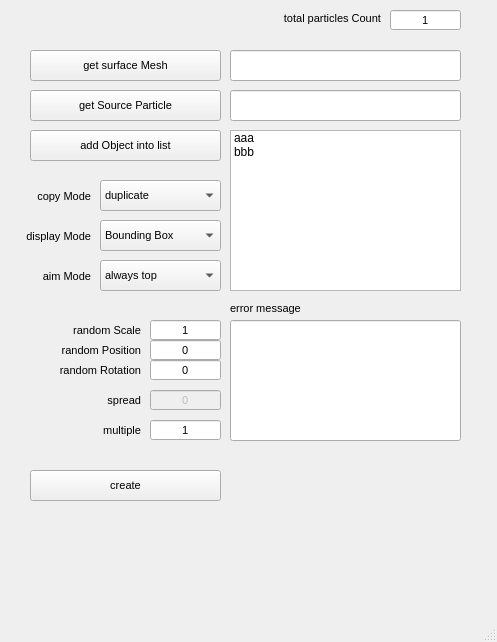
<?xml version="1.0" encoding="UTF-8"?>
<ui version="4.0">
 <class>MainWindow</class>
 <widget class="QMainWindow" name="MainWindow">
  <property name="geometry">
   <rect>
    <x>0</x>
    <y>0</y>
    <width>497</width>
    <height>642</height>
   </rect>
  </property>
  <property name="windowTitle">
   <string>MainWindow</string>
  </property>
  <widget class="QWidget" name="centralwidget">
   <widget class="QLineEdit" name="lineEdit_sourceParticle">
    <property name="geometry">
     <rect>
      <x>230</x>
      <y>90</y>
      <width>231</width>
      <height>31</height>
     </rect>
    </property>
   </widget>
   <widget class="QPushButton" name="pushButton_addObbject">
    <property name="geometry">
     <rect>
      <x>30</x>
      <y>130</y>
      <width>191</width>
      <height>31</height>
     </rect>
    </property>
    <property name="font">
     <font>
      <family>Arial</family>
      <pointsize>8</pointsize>
     </font>
    </property>
    <property name="text">
     <string>add Object into list</string>
    </property>
   </widget>
   <widget class="QListWidget" name="listWidget_objList">
    <property name="geometry">
     <rect>
      <x>230</x>
      <y>130</y>
      <width>231</width>
      <height>161</height>
     </rect>
    </property>
    <item>
     <property name="text">
      <string>aaa</string>
     </property>
    </item>
    <item>
     <property name="text">
      <string>bbb</string>
     </property>
    </item>
   </widget>
   <widget class="QPushButton" name="pushButton_getParticle">
    <property name="geometry">
     <rect>
      <x>30</x>
      <y>90</y>
      <width>191</width>
      <height>31</height>
     </rect>
    </property>
    <property name="font">
     <font>
      <family>Arial</family>
      <pointsize>8</pointsize>
     </font>
    </property>
    <property name="text">
     <string>get Source Particle</string>
    </property>
   </widget>
   <widget class="QLabel" name="label">
    <property name="geometry">
     <rect>
      <x>0</x>
      <y>322</y>
      <width>141</width>
      <height>16</height>
     </rect>
    </property>
    <property name="font">
     <font>
      <family>Arial</family>
      <pointsize>8</pointsize>
     </font>
    </property>
    <property name="text">
     <string>random Scale</string>
    </property>
    <property name="alignment">
     <set>Qt::AlignRight|Qt::AlignTrailing|Qt::AlignVCenter</set>
    </property>
   </widget>
   <widget class="QLineEdit" name="lineEdit_randomScale">
    <property name="geometry">
     <rect>
      <x>150</x>
      <y>320</y>
      <width>71</width>
      <height>20</height>
     </rect>
    </property>
    <property name="font">
     <font>
      <family>Arial</family>
      <pointsize>8</pointsize>
     </font>
    </property>
    <property name="text">
     <string>1</string>
    </property>
    <property name="alignment">
     <set>Qt::AlignCenter</set>
    </property>
   </widget>
   <widget class="QLineEdit" name="lineEdit_randomPosition">
    <property name="geometry">
     <rect>
      <x>150</x>
      <y>340</y>
      <width>71</width>
      <height>20</height>
     </rect>
    </property>
    <property name="font">
     <font>
      <family>Arial</family>
      <pointsize>8</pointsize>
     </font>
    </property>
    <property name="text">
     <string>0</string>
    </property>
    <property name="alignment">
     <set>Qt::AlignCenter</set>
    </property>
   </widget>
   <widget class="QLabel" name="label_2">
    <property name="geometry">
     <rect>
      <x>0</x>
      <y>342</y>
      <width>141</width>
      <height>16</height>
     </rect>
    </property>
    <property name="font">
     <font>
      <family>Arial</family>
      <pointsize>8</pointsize>
     </font>
    </property>
    <property name="text">
     <string>random Position</string>
    </property>
    <property name="alignment">
     <set>Qt::AlignRight|Qt::AlignTrailing|Qt::AlignVCenter</set>
    </property>
   </widget>
   <widget class="QLineEdit" name="lineEdit_Rotation">
    <property name="geometry">
     <rect>
      <x>150</x>
      <y>360</y>
      <width>71</width>
      <height>20</height>
     </rect>
    </property>
    <property name="font">
     <font>
      <family>Arial</family>
      <pointsize>8</pointsize>
     </font>
    </property>
    <property name="text">
     <string>0</string>
    </property>
    <property name="alignment">
     <set>Qt::AlignCenter</set>
    </property>
   </widget>
   <widget class="QLabel" name="label_3">
    <property name="geometry">
     <rect>
      <x>0</x>
      <y>362</y>
      <width>141</width>
      <height>16</height>
     </rect>
    </property>
    <property name="font">
     <font>
      <family>Arial</family>
      <pointsize>8</pointsize>
     </font>
    </property>
    <property name="text">
     <string>random Rotation</string>
    </property>
    <property name="alignment">
     <set>Qt::AlignRight|Qt::AlignTrailing|Qt::AlignVCenter</set>
    </property>
   </widget>
   <widget class="QLabel" name="label_4">
    <property name="geometry">
     <rect>
      <x>250</x>
      <y>10</y>
      <width>131</width>
      <height>16</height>
     </rect>
    </property>
    <property name="font">
     <font>
      <family>Arial</family>
      <pointsize>8</pointsize>
     </font>
    </property>
    <property name="text">
     <string>total particles Count</string>
    </property>
    <property name="alignment">
     <set>Qt::AlignRight|Qt::AlignTrailing|Qt::AlignVCenter</set>
    </property>
   </widget>
   <widget class="QLineEdit" name="lineEdit_particleCount">
    <property name="geometry">
     <rect>
      <x>390</x>
      <y>10</y>
      <width>71</width>
      <height>20</height>
     </rect>
    </property>
    <property name="font">
     <font>
      <family>Arial</family>
      <pointsize>8</pointsize>
     </font>
    </property>
    <property name="text">
     <string>1</string>
    </property>
    <property name="alignment">
     <set>Qt::AlignCenter</set>
    </property>
    <property name="readOnly">
     <bool>true</bool>
    </property>
   </widget>
   <widget class="QComboBox" name="comboBox_copyMode">
    <property name="geometry">
     <rect>
      <x>100</x>
      <y>180</y>
      <width>121</width>
      <height>31</height>
     </rect>
    </property>
    <property name="font">
     <font>
      <family>Arial</family>
      <pointsize>8</pointsize>
     </font>
    </property>
    <item>
     <property name="text">
      <string>duplicate</string>
     </property>
    </item>
    <item>
     <property name="text">
      <string>instance</string>
     </property>
    </item>
   </widget>
   <widget class="QLabel" name="label_copyMode">
    <property name="geometry">
     <rect>
      <x>-50</x>
      <y>188</y>
      <width>141</width>
      <height>16</height>
     </rect>
    </property>
    <property name="font">
     <font>
      <family>Arial</family>
      <pointsize>8</pointsize>
     </font>
    </property>
    <property name="text">
     <string>copy Mode</string>
    </property>
    <property name="alignment">
     <set>Qt::AlignRight|Qt::AlignTrailing|Qt::AlignVCenter</set>
    </property>
   </widget>
   <widget class="QComboBox" name="comboBox_displayMode">
    <property name="enabled">
     <bool>true</bool>
    </property>
    <property name="geometry">
     <rect>
      <x>100</x>
      <y>220</y>
      <width>121</width>
      <height>31</height>
     </rect>
    </property>
    <property name="font">
     <font>
      <family>Arial</family>
      <pointsize>8</pointsize>
     </font>
    </property>
    <item>
     <property name="text">
      <string>Bounding Box</string>
     </property>
    </item>
    <item>
     <property name="text">
      <string>shaded</string>
     </property>
    </item>
   </widget>
   <widget class="QLabel" name="label_copyMode_2">
    <property name="geometry">
     <rect>
      <x>-50</x>
      <y>228</y>
      <width>141</width>
      <height>16</height>
     </rect>
    </property>
    <property name="font">
     <font>
      <family>Arial</family>
      <pointsize>8</pointsize>
     </font>
    </property>
    <property name="text">
     <string>display Mode</string>
    </property>
    <property name="alignment">
     <set>Qt::AlignRight|Qt::AlignTrailing|Qt::AlignVCenter</set>
    </property>
   </widget>
   <widget class="QPushButton" name="pushButton_create">
    <property name="geometry">
     <rect>
      <x>30</x>
      <y>470</y>
      <width>191</width>
      <height>31</height>
     </rect>
    </property>
    <property name="font">
     <font>
      <family>Arial</family>
      <pointsize>8</pointsize>
     </font>
    </property>
    <property name="text">
     <string>create</string>
    </property>
   </widget>
   <widget class="QLabel" name="label_copyMode_3">
    <property name="geometry">
     <rect>
      <x>-50</x>
      <y>268</y>
      <width>141</width>
      <height>16</height>
     </rect>
    </property>
    <property name="font">
     <font>
      <family>Arial</family>
      <pointsize>8</pointsize>
     </font>
    </property>
    <property name="text">
     <string>aim Mode</string>
    </property>
    <property name="alignment">
     <set>Qt::AlignRight|Qt::AlignTrailing|Qt::AlignVCenter</set>
    </property>
   </widget>
   <widget class="QComboBox" name="comboBox_aimMode">
    <property name="enabled">
     <bool>true</bool>
    </property>
    <property name="geometry">
     <rect>
      <x>100</x>
      <y>260</y>
      <width>121</width>
      <height>31</height>
     </rect>
    </property>
    <property name="font">
     <font>
      <family>Arial</family>
      <pointsize>8</pointsize>
     </font>
    </property>
    <item>
     <property name="text">
      <string>always top</string>
     </property>
    </item>
    <item>
     <property name="text">
      <string>normal</string>
     </property>
    </item>
   </widget>
   <widget class="QLineEdit" name="lineEdit_errorMessage">
    <property name="geometry">
     <rect>
      <x>230</x>
      <y>320</y>
      <width>231</width>
      <height>121</height>
     </rect>
    </property>
    <property name="font">
     <font>
      <family>Arial</family>
      <pointsize>8</pointsize>
     </font>
    </property>
    <property name="alignment">
     <set>Qt::AlignLeading|Qt::AlignLeft|Qt::AlignTop</set>
    </property>
   </widget>
   <widget class="QLabel" name="label_5">
    <property name="geometry">
     <rect>
      <x>230</x>
      <y>300</y>
      <width>141</width>
      <height>16</height>
     </rect>
    </property>
    <property name="font">
     <font>
      <family>Arial</family>
      <pointsize>8</pointsize>
     </font>
    </property>
    <property name="text">
     <string>error message</string>
    </property>
    <property name="alignment">
     <set>Qt::AlignLeading|Qt::AlignLeft|Qt::AlignVCenter</set>
    </property>
   </widget>
   <widget class="QLabel" name="label_spread">
    <property name="geometry">
     <rect>
      <x>0</x>
      <y>392</y>
      <width>141</width>
      <height>16</height>
     </rect>
    </property>
    <property name="font">
     <font>
      <family>Arial</family>
      <pointsize>8</pointsize>
     </font>
    </property>
    <property name="text">
     <string>spread</string>
    </property>
    <property name="alignment">
     <set>Qt::AlignRight|Qt::AlignTrailing|Qt::AlignVCenter</set>
    </property>
   </widget>
   <widget class="QLineEdit" name="lineEdit_spread">
    <property name="enabled">
     <bool>false</bool>
    </property>
    <property name="geometry">
     <rect>
      <x>150</x>
      <y>390</y>
      <width>71</width>
      <height>20</height>
     </rect>
    </property>
    <property name="font">
     <font>
      <family>Arial</family>
      <pointsize>8</pointsize>
     </font>
    </property>
    <property name="text">
     <string>0</string>
    </property>
    <property name="alignment">
     <set>Qt::AlignCenter</set>
    </property>
   </widget>
   <widget class="QLabel" name="label_multiple">
    <property name="geometry">
     <rect>
      <x>0</x>
      <y>422</y>
      <width>141</width>
      <height>16</height>
     </rect>
    </property>
    <property name="font">
     <font>
      <family>Arial</family>
      <pointsize>8</pointsize>
     </font>
    </property>
    <property name="text">
     <string>multiple</string>
    </property>
    <property name="alignment">
     <set>Qt::AlignRight|Qt::AlignTrailing|Qt::AlignVCenter</set>
    </property>
   </widget>
   <widget class="QLineEdit" name="lineEdit_multiple">
    <property name="geometry">
     <rect>
      <x>150</x>
      <y>420</y>
      <width>71</width>
      <height>20</height>
     </rect>
    </property>
    <property name="font">
     <font>
      <family>Arial</family>
      <pointsize>8</pointsize>
     </font>
    </property>
    <property name="text">
     <string>1</string>
    </property>
    <property name="alignment">
     <set>Qt::AlignCenter</set>
    </property>
   </widget>
   <widget class="QPushButton" name="pushButton_getSurfaceMesh">
    <property name="geometry">
     <rect>
      <x>30</x>
      <y>50</y>
      <width>191</width>
      <height>31</height>
     </rect>
    </property>
    <property name="font">
     <font>
      <family>Arial</family>
      <pointsize>8</pointsize>
     </font>
    </property>
    <property name="text">
     <string>get surface Mesh</string>
    </property>
   </widget>
   <widget class="QLineEdit" name="lineEdit_getSurfaceMesh">
    <property name="geometry">
     <rect>
      <x>230</x>
      <y>50</y>
      <width>231</width>
      <height>31</height>
     </rect>
    </property>
   </widget>
  </widget>
  <widget class="QStatusBar" name="statusbar"/>
 </widget>
 <resources/>
 <connections/>
</ui>
